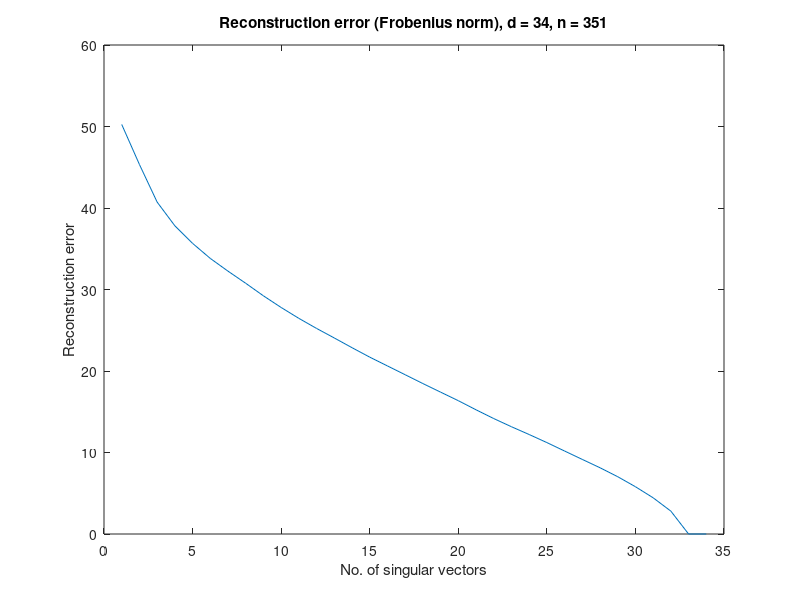

Source code (MATLAB):
% Compute the singular value decomposition of the input matrix and then
% reduce the number of singular vectors iteratively. At each stage we plot
% the forbenius norm of the difference between the original matrix and its
% reconstruction

% P - input matrix (mxn), m < n
% Full SVD - P = U*S*V' where U is (mxm), S is (mxn) and V is (nxn)
clear all;

% Importing data and converting to the matrix form
P = csvread('ionosphere_mod.csv');
P = P'; 
[d, n] = size(P);

% Full SVD
[U, S, V] = svd(P);
C_full = norm((P - U*S*V'), 'fro');
fprintf('Norm for full SVD: %3.3f\n', C_full);

% Economy size SVD
[U, S, V] = svd(P, 'econ');
C_econ = norm((P - U*S*V'), 'fro');
fprintf('Norm for economy size SVD: %3.3f\n', C_econ);

% Reduced SVD
cost = zeros(1, d);
cost(d) = C_econ;

for i = 1:(d-1)
    U(:, (d - i + 1)) = [];
    V(:, (d - i + 1)) = [];
    S(:, (d - i + 1)) = [];
    S((d - i + 1), :) = [];
    
    cost(d-i) = norm((P - U*S*V'), 'fro');
end

plot(cost);
title(['Reconstruction error (Frobenius norm), d = ' num2str(d) ', n = ' num2str(n)]);
xlabel('No. of singular vectors');
ylabel('Reconstruction error');
    
    
    
    
    
    
    
    
    
    
    
    
    